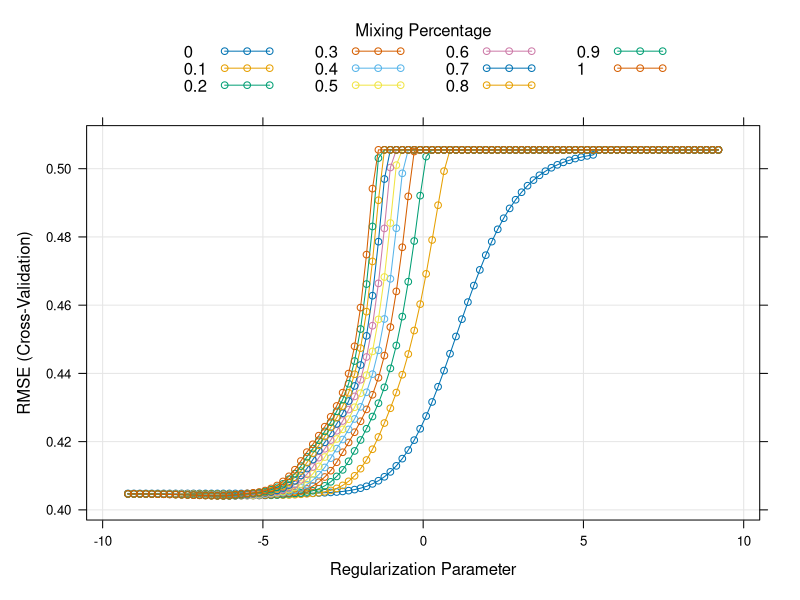
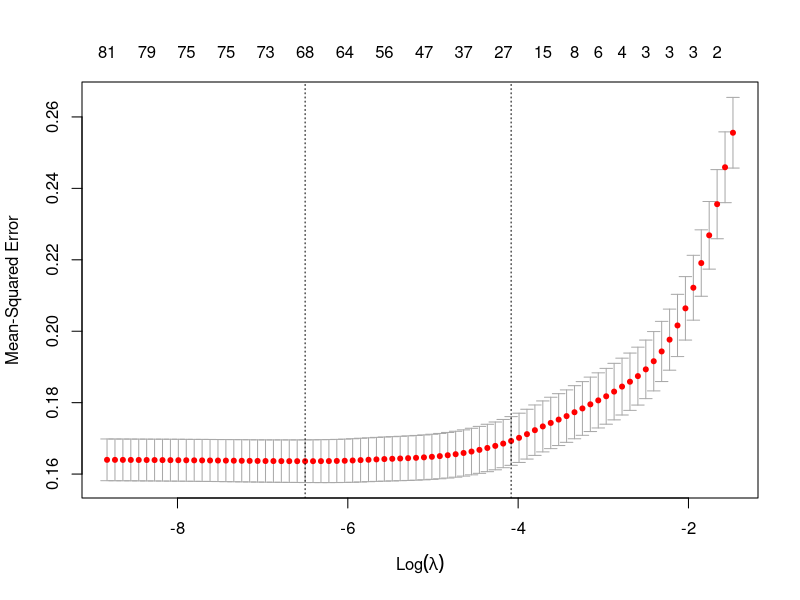

Generate these figures, in order, with R: (Note: this script raises an error after producing the figures.)
library(tidyverse)
library(skimr)
library(caret)     
library(glmnet) 
library(gridExtra)

## Based on Lab 11

set.seed(80107)

cleaned_data = read.csv("cleaned_data.csv")

#remove student_id
cleaned_data <- cleaned_data[,-1]

dim(cleaned_data)

skim(cleaned_data)

# Create a data partition such that 80% of the data is used for training and 
# 20% for testing

trainIndex <- createDataPartition(cleaned_data$bully,
                                  p = .8, # the share of data in the training set
                                  list = FALSE # puts our output in matrix form
)

cleaned_data <- cleaned_data %>% 
  mutate(temp_id = 1:nrow(cleaned_data))

# Use those indices to split the data into training and test sets
train <- cleaned_data %>% 
  filter(temp_id %in% trainIndex) %>% 
  select(-temp_id)

# Assign everything else to the test dataset 
test <- cleaned_data %>% 
  filter(!(temp_id %in% trainIndex)) %>% 
  select(-temp_id)

# Check how many rows are in each set
nrow(train)
nrow(test)

# Convert predictors into a model matrix for glmnet
# model.matrix() automatically creates dummy variables for categorical predictors
# math ~ . means: predict math using all other variables in the dataset
# [,-1] removes the intercept column because glmnet handles the intercept internally
x_train_unscaled <- model.matrix(bully ~ ., train)[, -1]
y_train <- train$bully

x_test_unscaled <- model.matrix(bully ~ ., test)[, -1]
y_test <- test$bully

# Standardize the predictors in the training set
x_train <- scale(x_train_unscaled)

# Standardize the test set using the SAME means and standard deviations from 
# the training set
x_test <- scale(
  x_test_unscaled,
  center = attr(x_train, "scaled:center"),
  scale = attr(x_train, "scaled:scale")
)

###### now we'll test ridge, lasso, and elastic net all in one

train_control <- trainControl(
  method = "cv",
  number = 10,
  verboseIter = FALSE 
)

# Define a set of alpha values to try. We'll include 0 and 1 to test ridge and
# lasso along with the other values for elastic net

alpha_grid <- seq(0, 1, by = 0.1) 
lambda_grid <- 10 ^ seq(4, -4, length = 100)

set.seed(80107)

rle_model <- train(
  x = x_train,
  y = y_train,
  method = "glmnet",
  trControl = train_control,
  tuneGrid = expand.grid(alpha = alpha_grid, lambda = lambda_grid),
  metric = "RMSE"
)


# Plot RMSE across tuning values
plot(rle_model, xTrans = log)

# View the best alpha
best_alpha <- rle_model$bestTune$alpha
best_alpha

# View what caret says is the best lambda (lowest RMSE)
best_lambda_caret <- rle_model$bestTune$lambda
best_lambda_caret

# ChatGPT helped me understand that caret and glmnet packages have different
# ways of finding the best lambda. Let's look at the glmnet version
cv.out <- cv.glmnet(x_train, y_train, alpha=best_alpha)
plot(cv.out)

cv.out

# lambda min has ~69 nonzero coefs and lambda 1se has ~25 nonzero coefs
# lambda min of 0.01 matches caret, but lambda 1se of 0.08 is different

# let's store this best lambda (1se) as well
best_lambda_glmnet <- cv.out$lambda.1se
log(best_lambda_glmnet)

# Extract coefficients at the best lambda for both methods
coefs_caret <- coef(rle_model$finalModel, 
                    alpha = best_alpha, s = best_lambda_caret)

coefs_glmnet <- coef(rle_model$finalModel, 
                    alpha = best_alpha, s = best_lambda_glmnet)

coefs_caret <- coefs_caret[which(coefs_caret != 0),]

coefs_glmnet <- coefs_glmnet[which(coefs_glmnet != 0),]

coefs_cdf <- data.frame(
  Variable = rownames(as.matrix(coefs_caret)),
  Coefficient = as.numeric(coefs_caret)
)

coefs_gdf <- data.frame(
  Variable = rownames(as.matrix(coefs_glmnet)),
  Coefficient = as.numeric(coefs_glmnet)
)


# Inspect largest coefficients
coefs_cdf %>%
  arrange(desc(abs(Coefficient))) %>% 
  head(10)

coefs_gdf %>%
  arrange(desc(abs(Coefficient))) %>% 
  head(10)

# Now lets run our best model on the testing data
# First let's try the caret version (best lambda minimizes RMSE)
rle.pred.caret = predict(rle_model, newdata=x_test)

# How variable are our predictions?
summary( rle.pred.caret )
sd( rle.pred.caret )

# The RMSE
sqrt( mean((rle.pred-y_test)^2) )

# Now let's repeat with the glmnet version using lambda 1se
rle.pred.glmnet = predict(rle_model$finalModel, 
                          s = best_lambda_glmnet, newx=x_test)

# How variable are our predictions?
summary( rle.pred.glmnet )
sd( rle.pred.glmnet )

# The RMSE
sqrt( mean((rle.pred.glmnet-y_test)^2) )

# both of these RMSEs are quite low

# Let's look at a plot

#put both sets of predictions into the test df
test_plot <- test %>% 
  mutate(y_pred_caret = rle.pred.caret, y_pred_glmnet = rle.pred.glmnet)

test_plot <- test_plot %>% 
  pivot_longer(cols = c(y_pred_glmnet,y_pred_caret, bully), names_to = "model", 
               values_to = "y")

test_plot %>% 
  ggplot(aes(age,y, col = model))+
  geom_point()+
  geom_jitter()

test_plot %>% 
  ggplot(aes(model,y)) +
  geom_boxplot()
